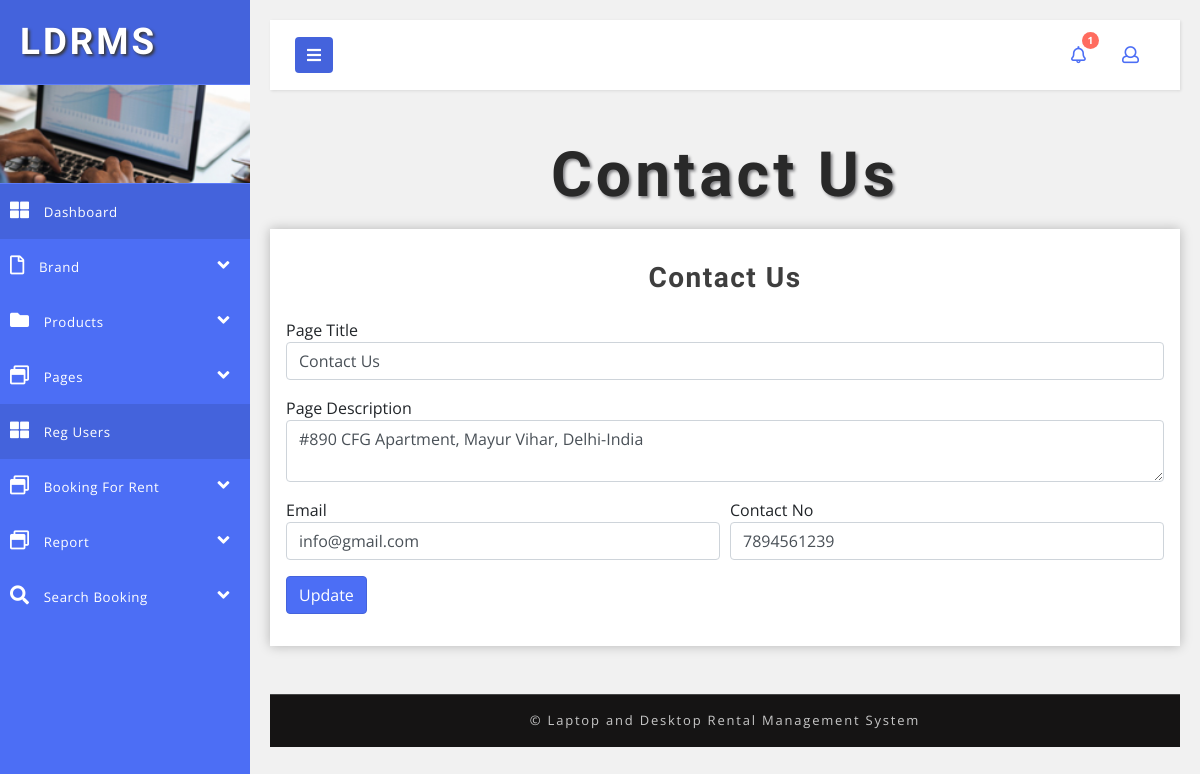
/admin/contactus.php (signed in), run on the app's committed database.
### tables this page shows
CREATE TABLE `tblpage` (
  `ID` int(10) NOT NULL,
  `PageType` varchar(200) DEFAULT NULL,
  `PageTitle` mediumtext DEFAULT NULL,
  `PageDescription` mediumtext DEFAULT NULL,
  `Email` varchar(200) DEFAULT NULL,
  `MobileNumber` bigint(10) DEFAULT NULL,
  `UpdationDate` timestamp NOT NULL DEFAULT current_timestamp() ON UPDATE current_timestamp()
);

### admin/contactus.php (the view, shortened to what this page needs)
<?php
include('includes/dbconnection.php');
if (strlen($_SESSION['vrmsaid']==0)) {
 header('location:logout.php');
  } else{
  ?>
<!DOCTYPE html>
<html lang="en">
<head>
    <link href="css/bootstrap.css" rel="stylesheet" type="text/css" media="all" />
    <link href="css/style.css" rel="stylesheet" type="text/css" media="all" />
    <link rel="stylesheet" href="css/style4.css">
    <link href="css/fontawesome-all.css" rel="stylesheet">
</head>
<body>
    <div class="wrapper">
       <?php include_once('includes/sidebar.php');?>
        <div id="content">
       <?php include_once('includes/header.php');?>
            <h2 class="main-title-w3layouts mb-2 text-center"> Contact Us</h2>
            <section class="forms-section">
                <div class="outer-w3-agile mt-3">
                    <h4 class="tittle-w3-agileits mb-4">Contact Us</h4>
                    <form action="#" method="post">
                        <?php
$ret=mysqli_query($con,"select * from  tblpage where PageType='contactus'");
while ($row=mysqli_fetch_array($ret)) {
?>
                        <div class="form-row">
                            <div class="form-group col-md-12">
                                <label for="inputEmail4">Page Title</label>
                                <input type="text" name="pagetitle" class=" form-control" required= "true" value="<?php  echo $row['PageTitle'];?>">
                            </div>
                        </div>
                        <div class="form-row">
                            <div class="form-group col-md-12">
                                <label for="inputEmail4">Page Description</label>
                                <textarea class=" form-control" id="pagedes" name="pagedes" type="text" required="true" value=""><?php  echo $row['PageDescription'];?></textarea>
                            </div>
                        </div>
                        <div class="form-row">
                            <div class="form-group col-md-6">
                                <label for="inputEmail4">Email</label>
                                <input type="text" name="email" class=" form-control" required= "true" value="<?php  echo $row['Email'];?>">
                            </div>
                            <div class="form-group col-md-6">
                                <label for="inputEmail4">Contact No</label>
                                <input type="text" name="phonenum" class=" form-control" required= "true" value="<?php  echo $row['MobileNumber'];?>" maxlength="10" pattern=[0-9]+>
                            </div>
                        </div>
                        <?php } ?>
                        <button type="submit" class="btn btn-primary" name="submit">Update</button>
                    </form>
                </div>
            </section>
           <?php include_once('includes/footer.php');?>
        </div>
    </div>
</body>
</html>
<?php }  ?>

### admin/css/style.css (style rules this page uses)
html, body { margin: 0; font-size: 100%; font-family: 'Open Sans', sans-serif; background: #fff; }
input[type="button"], button[type="submit"] { transition: 0.5s all; -webkit-transition: 0.5s all; -moz-transition: 0.5s all; -o-transition: 0.5s all; -ms-transition: 0.5s all; }
h1, h2, h3, h4, h5, h6 { margin: 0; font-family: 'Poiret One', cursive; font-weight: 700; }
label { margin: 0; }
.outer-w3-agile { padding: 2em 1em; -webkit-box-shadow: 0px 0px 11px 0px rgba(0, 0, 0, 0.25); -moz-box-shadow: 0px 0px 11px 0px rgba(0, 0, 0, 0.25); box-shadow: 0px 0px 11px 0px rgba(0, 0, 0, 0.25); background: #fff; }
h2.main-title-w3layouts { font-size: 3.9em; letter-spacing: 4px; color: #292929; text-shadow: 2px 2px 3px #838386; text-transform: capitalize; }
h4.tittle-w3-agileits { font-size: 2em; letter-spacing: 1.5px; font-weight: 600; color: #3e3e3e; text-align: center; }
.btn-primary { color: #fff; background-color: #4c6ef5; border-color: #4463dc; }
@media (max-width:1280px) { h4.tittle-w3-agileits { font-size: 1.75em; } }

### admin/css/style4.css (style rules this page uses)
body { font-family: 'Open Sans', sans-serif; background: #f1f1f1; }
.wrapper { display: flex; align-items: stretch; }
#content { padding: 20px; min-height: 100vh; transition: all 0.3s; overflow: hidden; width: 100%; }

### data on the page
tblpage: pagetitle "Contact Us", pagedes "#890 CFG Apartment, Mayur Vihar, Delhi-India", email "info@gmail.com", phonenum "7894561239"

### other printed values
$num "1"
